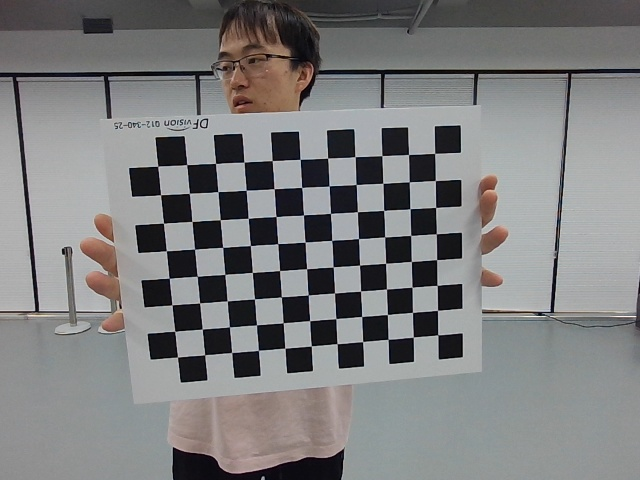
#> input picture images/image_1.jpg, 640 x 480 px
$ python resize.py -i ../images/image_1.jpg -W 100 -H 100   (older library calls are emulated)
#> lines starting #> are read from the running program, lines starting #| are printed output that depends on the picture
# resize_image.py
from PIL import Image, ImageOps
from pathlib import Path
import argparse

def resize_to_size(
    image_path: str,
    out_w: int,
    out_h: int,
    suffix: str = "_resized",
) -> str:
    """
    读取图片(保持原图EXIF朝向)，按指定(W,H)缩放(不保留比例)，
    保存到原文件夹，文件名加后缀，返回输出路径。
    """
#> called with image_path = '../images/image_1.jpg', out_w = 100, out_h = 100, suffix = '_resized'
    p = Path(image_path)
    if not p.exists():
        raise FileNotFoundError(f"No such file: {image_path}")

    # 读原图并根据EXIF旋转到正确朝向
    img = Image.open(p)
#> img is the input picture: PIL image 640x480 RGB; mean R, G, B 126, 126.1, 126.6
    img = ImageOps.exif_transpose(img)

    # 使用高质量重采样
    try:
        RESAMPLE = Image.Resampling.LANCZOS
    except AttributeError:
        RESAMPLE = getattr(Image, "LANCZOS", getattr(Image, "ANTIALIAS", Image.BICUBIC))

    img_resized = img.resize((int(out_w), int(out_h)), RESAMPLE)
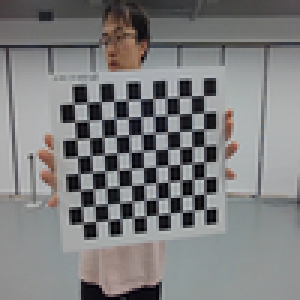
#> img_resized: PIL image 100x100 RGB (shown 3 times larger); mean R, G, B 126, 126.1, 126.6

    out_path = p.with_name(f"{p.stem}{suffix}{p.suffix}")
    img_resized.save(out_path)
    return str(out_path)

def main():
    ap = argparse.ArgumentParser(description="Resize image to specific size and save with suffix in the same folder.")
    ap.add_argument("--image", "-i", required=True, help="输入图片路径")
    ap.add_argument("--width", "-W", type=int, required=True, help="目标宽度（像素）")
    ap.add_argument("--height", "-H", type=int, required=True, help="目标高度（像素）")
    ap.add_argument("--suffix", "-s", default="_resized", help="输出文件名后缀，默认 _resized")
    args = ap.parse_args()

# python3 ./test/resize.py --image /home/sht/DIJA/Photo/1.jpg --width 1000 --height 750 --suffix _1000x750

    out_path = resize_to_size(args.image, args.width, args.height, args.suffix)
    print(f"Saved: {out_path}")

if __name__ == "__main__":
    main()

$ run again, on images/image_3.jpg
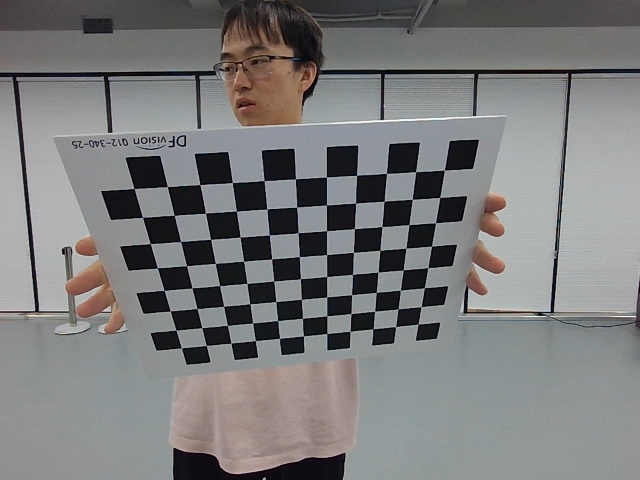
#> input picture images/image_3.jpg, 640 x 480 px
#> in resize_to_size, img is the input picture: PIL image 640x480 RGB; mean R, G, B 123.6, 123.5, 123.9
#> in resize_to_size, `img_resized = img.resize((int(out_w), int(out_h)), RESAMPLE)`:
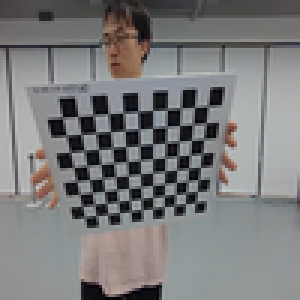
#> img_resized: PIL image 100x100 RGB (shown 3 times larger); mean R, G, B 123.6, 123.5, 123.9

$ run again, on images/image_4.jpg
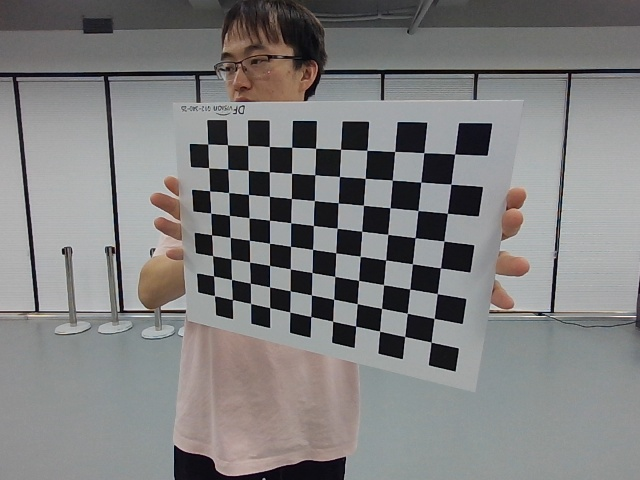
#> input picture images/image_4.jpg, 640 x 480 px
#> in resize_to_size, img is the input picture: PIL image 640x480 RGB; mean R, G, B 127.6, 127, 127
#> in resize_to_size, `img_resized = img.resize((int(out_w), int(out_h)), RESAMPLE)`:
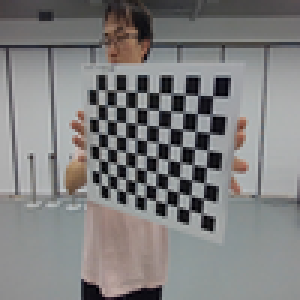
#> img_resized: PIL image 100x100 RGB (shown 3 times larger); mean R, G, B 127.6, 127, 127

$ run again, on images/image_5.jpg
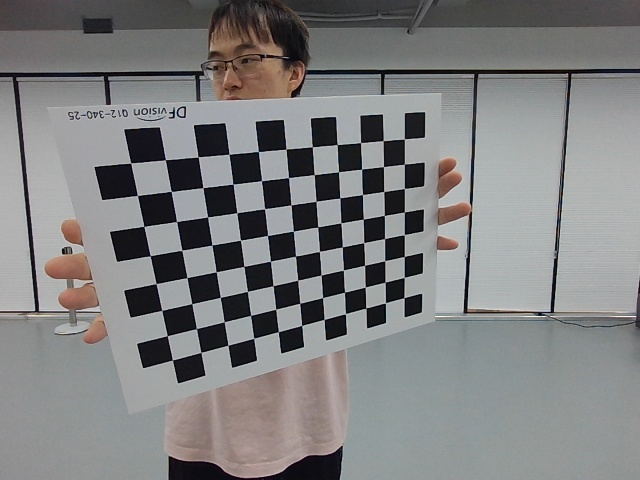
#> input picture images/image_5.jpg, 640 x 480 px
#> in resize_to_size, img is the input picture: PIL image 640x480 RGB; mean R, G, B 127.4, 127.6, 128
#> in resize_to_size, `img_resized = img.resize((int(out_w), int(out_h)), RESAMPLE)`:
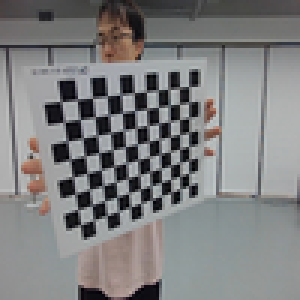
#> img_resized: PIL image 100x100 RGB (shown 3 times larger); mean R, G, B 127.4, 127.6, 128
